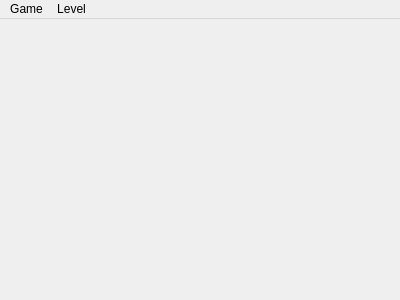
<?xml version="1.0" encoding="UTF-8"?>
<ui version="4.0">
 <class>MainWindow</class>
 <widget class="QMainWindow" name="MainWindow">
  <property name="geometry">
   <rect>
    <x>0</x>
    <y>0</y>
    <width>400</width>
    <height>300</height>
   </rect>
  </property>
  <property name="windowTitle">
   <string>Sudoku Game</string>
  </property>
  <property name="autoFillBackground">
   <bool>false</bool>
  </property>
  <widget class="QWidget" name="centralWidget"/>
  <widget class="QMenuBar" name="menuBar">
   <property name="geometry">
    <rect>
     <x>0</x>
     <y>0</y>
     <width>400</width>
     <height>26</height>
    </rect>
   </property>
   <widget class="QMenu" name="level_menu">
    <property name="title">
     <string>Level</string>
    </property>
   </widget>
   <widget class="QMenu" name="menuGam">
    <property name="title">
     <string>Game</string>
    </property>
    <widget class="QMenu" name="grid_size_menu">
     <property name="title">
      <string>Grid Size</string>
     </property>
    </widget>
    <addaction name="actionNew_Game"/>
    <addaction name="actionRestart_Game"/>
    <addaction name="actionHint_one"/>
    <addaction name="actionHint_All"/>
    <addaction name="grid_size_menu"/>
   </widget>
   <addaction name="menuGam"/>
   <addaction name="level_menu"/>
  </widget>
  <action name="actionNew_Game">
   <property name="text">
    <string>New Game</string>
   </property>
  </action>
  <action name="actionHint_one">
   <property name="text">
    <string>Hint One</string>
   </property>
  </action>
  <action name="actionHint_All">
   <property name="text">
    <string>Solve</string>
   </property>
  </action>
  <action name="actionRestart_Game">
   <property name="text">
    <string>Restart Game</string>
   </property>
  </action>
 </widget>
 <layoutdefault spacing="6" margin="11"/>
 <resources/>
 <connections/>
</ui>
